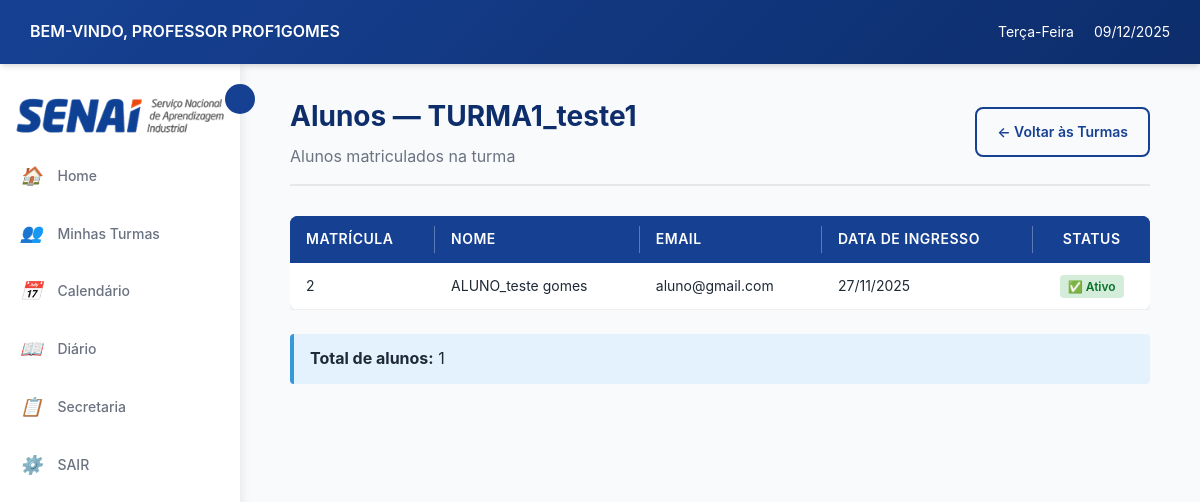
The page /professor/turma/1/alunos/ (signed in) on the database its author committed.
### login/models.py (models this page shows, shortened)
class Usuario(AbstractUser):
    TIPO_USUARIO = [
        ('aluno', 'Aluno'),
        ('professor', 'Professor'),
        ('secretaria', 'Secretaria'),
    ]
    usuario_id = models.AutoField(primary_key=True)
    nome = models.CharField('Nome', max_length=100, blank=True, null=True)
    sobrenome = models.CharField('Sobrenome', max_length=100, blank=True, null=True)
    email = models.EmailField('E-mail', unique=True, default=None)
    data_nascimento = models.DateField('Data de Nascimento', blank=True, null=True)
    contato = models.CharField(max_length=20, unique=True, blank=True, null=True)
    cpf = models.CharField(max_length=14, unique=True, blank=True, null=True)
    endereco = models.TextField('Endereço', blank=True, null=True)
    tipo = models.CharField(max_length=10, choices=TIPO_USUARIO)
    USERNAME_FIELD = 'email'
    REQUIRED_FIELDS = ['nome','sobrenome','cpf', 'tipo', 'username']
    class Meta:
        db_table = 'Usuario'

class Aluno(models.Model):
    aluno_id = models.AutoField(primary_key=True)
    usuario = models.OneToOneField(Usuario, on_delete=models.CASCADE)
    class Meta:
        db_table = 'Aluno'

### cursos/models.py (models this page shows, shortened)
class Turma(models.Model):
    TIPO_AULA = [
        ('presencial', 'Presencial'),
        ('semi', 'Semi-presencial'),
        ('ead', 'EAD'),
    ]
    turma_id = models.AutoField(primary_key=True)
    nome = models.CharField(max_length=100, null=True, blank=True)
    curso = models.ForeignKey(Curso, on_delete=models.CASCADE)
    professor = models.ForeignKey('login.professor', on_delete=models.SET_NULL,  # Ou models.SET_DEFAULT
        null=True,                  # Permite NULL
        blank=True,
        default=None)
    data_inicio = models.DateField()
    data_fim = models.DateField( null=True, blank=True)
    dias_semana = models.CharField(max_length=50)
    entrada_horas = models.CharField(max_length=100, null=True, blank=True)
    saida_horas = models.CharField(max_length=100, null=True, blank=True)
    tipo = models.CharField(max_length=10, choices=TIPO_AULA)
    status = models.BooleanField(default=True)
    class Meta:
        db_table = 'Turma'

class Matricula(models.Model):
    matricula_id = models.AutoField(primary_key=True)
    aluno = models.ForeignKey('login.aluno', on_delete=models.CASCADE)
    turma = models.ForeignKey(Turma, on_delete=models.CASCADE)
    data_ingresso = models.DateField(auto_now_add=True)
    status_matricula = models.BooleanField(default=True)
    class Meta:
        db_table = 'Matricula'
        unique_together = ['aluno', 'turma']

### professor/views.py (the view)
# urls.py: path('turma/<int:turma_id>/alunos/', views.listar_alunos_turma, name='listar_alunos_turma'),
@login_required
@professor_required
def listar_alunos_turma(request, turma_id):
    professor = Professor.objects.get(usuario=request.user)
    turma = get_object_or_404(Turma, turma_id=turma_id, professor=professor)
    matriculas = Matricula.objects.filter(turma=turma).select_related('aluno__usuario').order_by('aluno__usuario__nome')
    context = {
        'turma': turma,
        'matriculas': matriculas
    }
    return render(request, 'professor/listar_alunos_turma.html', context)

### professor/templates/professor/listar_alunos_turma.html (shortened to what this page needs)
{% extends 'professor/base.html' %}
{% load static %}
{% block content %}
<div class="dashboard-container">
    <div class="content-header" style="display: flex; justify-content: space-between; align-items: center; ">
        <div class="content">
            <h1>Alunos — {{ turma.nome }}</h1>
            <p class="text-muted ">Alunos matriculados na turma</p>
        </div>
        <div>
            <a href="{% url 'professor:turmas_por_curso' turma.curso.id %}" class="btn btn-outline-primary" >
                ← Voltar às Turmas
            </a>
        </div>
    </div>
    {% if matriculas %}
    <div style="overflow-x: auto;">
        <table style="width: 100%; border-collapse: collapse; background: white; border-radius: 8px; overflow: hidden; box-shadow: 0 2px 8px rgba(0,0,0,0.1);">
            <thead>
                <tr style="background: #164193; color: white;">
                    <th style="padding: 12px 16px; text-align: left;">Matrícula</th>
                    <th style="padding: 12px 16px; text-align: left;">Nome</th>
                    <th style="padding: 12px 16px; text-align: left;">Email</th>
                    <th style="padding: 12px 16px; text-align: left;">Data de Ingresso</th>
                    <th style="padding: 12px 16px; text-align: center;">Status</th>
                </tr>
            </thead>
            <tbody>
                {% for matricula in matriculas %}
                <tr style="border-bottom: 1px solid #eee;">
                    <td style="padding: 12px 16px;">{{ matricula.matricula_id }}</td>
                    <td style="padding: 12px 16px;">{{ matricula.aluno.usuario.nome }} {{ matricula.aluno.usuario.sobrenome }}</td>
                    <td style="padding: 12px 16px;">{{ matricula.aluno.usuario.email }}</td>
                    <td style="padding: 12px 16px;">{{ matricula.data_ingresso|date:"d/m/Y" }}</td>
                    <td style="padding: 12px 16px; text-align: center;">
                        {% if matricula.status_matricula %}
                        <span style="background: #d4edda; color: #0b702a; padding: 4px 8px; border-radius: 4px; font-size: 12px; font-weight: 600;">
                            ✅ Ativo
                        </span>
                        {% else %}
                        <span style="background: #f8d7da; color: #721c24; padding: 4px 8px; border-radius: 4px; font-size: 12px; font-weight: 600;">
                            ⛔ Inativo
                        </span>
                        {% endif %}
                    </td>
                </tr>
                {% endfor %}
            </tbody>
        </table>
    </div>
    <div style="margin-top: 1.5rem; padding: 12px 16px; background: #e3f2fd; border-left: 4px solid #3498db; border-radius: 4px;">
        <strong>Total de alunos:</strong> {{ matriculas|length }}
    </div>
    {% else %}
    <div style="padding: 2rem; background: white; border-radius: 8px; text-align: center; color: #6c757d;">
        <p>Nenhum aluno matriculado nesta turma ainda.</p>
    </div>
    {% endif %}
</div>
{% endblock %}

### professor/templates/professor/base.html (shortened to what this page needs)
{% load static %}
<!DOCTYPE html>
<html lang="pt-br">
<head>
    <link rel="stylesheet" href="{% static 'professor/css/style.css' %}">
</head>
<body>
    <header class="header">
        <div class="header-left">
            <span class="welcome-text">BEM-VINDO, PROFESSOR {{ user.get_full_name|default:user.username|upper }}</span>
        </div>
        <div class="header-right">
            <span class="weekday" id="currentWeekday"></span>
            <span class="date" id="currentDate"></span>
        </div>
    </header>
    <main class="main-container">
        <aside class="sidebar" id="sidebar">
            <img src="{% static 'professor/img/senai_logo.png' %}" alt="SENAI" id="senai-logo-sidebar">
            <button class="sidebar-toggle" id="sidebarToggle"></button>
            <ul class="sidebar-menu">
                <li>
                    <a href="{% url 'professor:home' %}">
                        <i>🏠</i>
                        <span>Home</span>
                    </a>
                </li>
                <li>
                    <a href="{% url 'professor:listar_cursos' %}">
                        <i>👥</i>
                        <span>Minhas Turmas</span>
                    </a>
                </li>
                <li>
                    <a href="{% url 'professor:calendario' %}">
                        <i>📅</i>
                        <span>Calendário</span>
                    </a>
                </li>
                <li>
                    <a href="{% url 'diario:lista_turmas_diario' %}">
                        <i>📖</i>
                        <span>Diário</span>
                    </a>
                </li>
                <li>
                    <a href="{% url 'solicitacao:solicitacaoList' %}">
                        <i>📋</i>
                        <span>Secretaria</span>
                    </a>
                </li>
                <li>
                    <a href="{% url 'logout' %}">
                        <i>⚙️</i>
                        <span>SAIR</span>
                    </a>
                </li>
            </ul>
        </aside>
        <div class="content-area">
            {% block content %}
            {% endblock %}
        </div>
    </main>
</body>
</html>

### professor/static/professor/css/style.css (style rules this page uses)
:root { --azul-principal: #164193; --azul-escuro: #0d2d6b; --azul-claro: #3D7AFF; --azul-suave: #E8EFFD; --azul: #164193; --laranja: #E7490F; --laranja-claro: #ff6b35; --cinza-escuro: #1F2937; --cinza-medio: #6B7280; --cinza-claro: #9CA3AF; --cinza-borda: #E5E7EB; --bg-claro: #F8FAFC; --branco: #FFFFFF; --verde: #27ae60; --vermelho: #e74c3c; --amarelo: #f39c12; --sombra: 0 4px 6px -1px rgba(0, 0, 0, 0.1), 0 2px 4px -1px rgba(0, 0, 0, 0.06); --sombra-hover: 0 20px 25px -5px rgba(0, 0, 0, 0.1), 0 10px 10px -5px rgba(0, 0, 0, 0.04); }
* { margin: 0; padding: 0; box-sizing: border-box; }
body { font-family: 'Inter', 'Segoe UI', sans-serif; background-color: var(--bg-claro); color: var(--cinza-escuro); line-height: 1.6; display: flex; flex-direction: column; min-height: 100vh; }
.header { display: flex; justify-content: space-between; align-items: center; background: linear-gradient(135deg, var(--azul-principal) 0%, var(--azul-escuro) 100%); color: var(--branco); padding: 12px 30px; box-shadow: var(--sombra); position: sticky; top: 0; z-index: 100; }
.header-left { display: flex; align-items: center; gap: 0px; }
.welcome-text { font-weight: 600; font-size: 16px; }
.header-right { display: flex; align-items: center; gap: 20px; }
.weekday, .date { font-size: 14px; }
.main-container { display: flex; flex: 1; overflow: hidden; }
.sidebar { width: 240px; background-color: var(--branco); box-shadow: 2px 0 10px rgba(0, 0, 0, 0.08); display: flex; flex-direction: column; padding: 20px 0; position: relative; transition: width 0.3s ease; z-index: 90; }
.sidebar-toggle { position: absolute; right: -15px; top: 20px; background-color: var(--azul-principal); border: none; color: var(--branco); width: 30px; height: 30px; border-radius: 50%; cursor: pointer; display: flex; align-items: center; justify-content: center; font-size: 14px; transition: all 0.3s ease; z-index: 101; }
.sidebar-menu { list-style: none; padding: 0; margin-top: 0px; }
.sidebar-menu li { margin: 5px 0; }
.sidebar-menu a { display: flex; align-items: center; gap: 15px; padding: 12px 20px; color: var(--cinza-medio); text-decoration: none; transition: all 0.3s ease; font-size: 14px; font-weight: 500; }
.sidebar-menu a i { font-size: 18px; min-width: 20px; text-align: center; }
.content-area { flex: 1; padding: 30px; overflow-y: auto; background-color: var(--bg-claro); }
table { width: 100%; border-collapse: collapse; }
table thead { background: linear-gradient(135deg, var(--azul-principal) 0%, var(--azul-escuro) 100%); }
table thead th { padding: 15px 12px; color: var(--branco); font-weight: 600; font-size: 14px; text-align: left; position: relative; }
table thead th:not(:last-child)::after { content: ''; position: absolute; right: 0; top: 50%; transform: translateY(-50%); height: 60%; width: 1px; background: rgba(255, 255, 255, 0.3); }
table tbody tr { border-bottom: 1px solid var(--cinza-borda); transition: all 0.3s ease; }
table tbody td { padding: 15px 12px; color: var(--cinza-escuro); font-size: 14px; }
.btn { padding: 12px 20px; border-radius: 8px; font-weight: 600; font-size: 14px; cursor: pointer; transition: all 0.3s ease; border: none; display: inline-flex; align-items: center; justify-content: center; gap: 8px; text-decoration: none; }
.btn-outline-primary { background-color: transparent; color: var(--azul-principal); border: 2px solid var(--azul-principal); }
.dashboard-container { margin: 0 auto; padding: 0 20px; }
.content-header { margin-bottom: 30px; padding-bottom: 15px; border-bottom: 2px solid var(--cinza-borda); }
.content-header h1 { font-size: 28px; color: var(--azul-escuro); margin-bottom: 5px; font-weight: 700; }
.content-header .text-muted { color: var(--cinza-medio); font-size: 16px; }
table thead th { text-transform: uppercase; letter-spacing: 0.5px; }
table tbody td { vertical-align: middle; }
.text-muted { color: var(--cinza-medio) !important; }

### rows shown on the page
Usuario: get_full_name "PROF1GOMES"
Turma: nome "TURMA1_teste1"
Matricula: matricula_id "2", aluno.usuario.nome "ALUNO_teste", aluno.usuario.sobrenome "gomes", aluno.usuario.email "aluno@gmail.com", data_ingresso "27/11/2025", status_matricula "✅ Ativo"

### other values the page prints
{{ matriculas|length }} "1"
